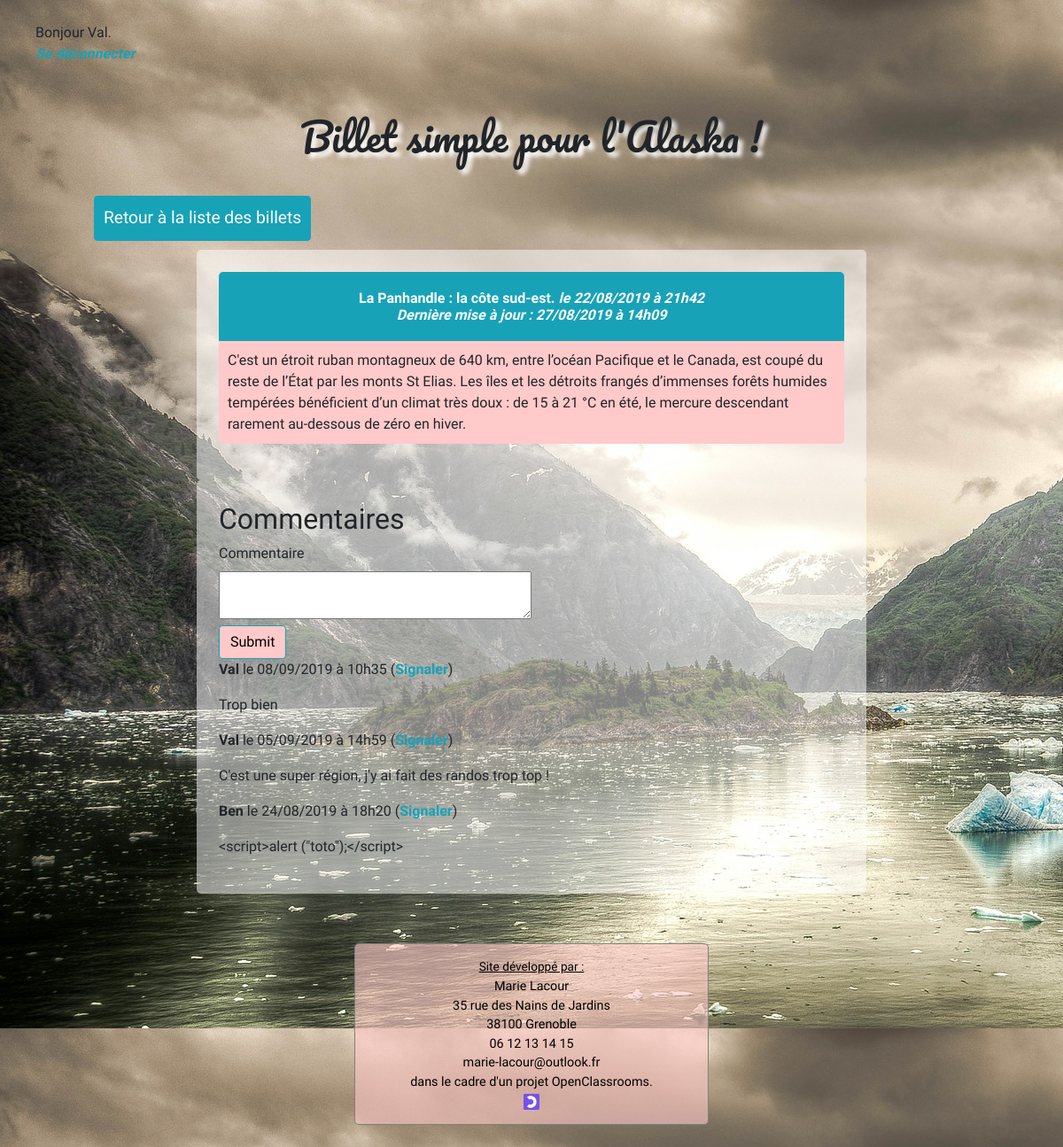
Screenshot of /index.php?action=post&id=18 (signed in) with the database file from the repository.
### tables this page shows
CREATE TABLE IF NOT EXISTS `posts` (
  `id` int(11) NOT NULL AUTO_INCREMENT,
  `title` varchar(255) NOT NULL,
  `content` text NOT NULL,
  `creation_date` datetime NOT NULL,
  `update_date` datetime NOT NULL DEFAULT CURRENT_TIMESTAMP,
  PRIMARY KEY (`id`)
);

CREATE TABLE IF NOT EXISTS `comments` (
  `id` int(11) NOT NULL AUTO_INCREMENT,
  `post_id` int(11) NOT NULL,
  `id_author` int(11) NOT NULL,
  `comment` text NOT NULL,
  `comment_date` datetime NOT NULL,
  `notification` int(11) DEFAULT '0',
  PRIMARY KEY (`id`),
  KEY `deleteComments` (`post_id`)
);

CREATE TABLE IF NOT EXISTS `users` (
  `id` int(11) NOT NULL AUTO_INCREMENT,
  `username` varchar(255) NOT NULL,
  `password` varchar(255) NOT NULL,
  `status` int(11) NOT NULL DEFAULT '0',
  PRIMARY KEY (`id`)
);

### controller/frontend.php (called while the page is built, shortened)
<?php
require_once('model/PostManager.php');
require_once('model/CommentManager.php');
function post() {
    $postManager = new \ML\Blog\Model\PostManager();
    $commentManager = new \ML\Blog\Model\CommentManager();
    $post = $postManager->getPost($_GET['id']);
    $comments = $commentManager->getComments($_GET['id']);
    require('view/frontend/postView.php');
}

### model/PostManager.php (called while the page is built, shortened)
<?php
class PostManager extends \ML\Blog\Model\Manager {
    public function getPost($postId) {
        $db = $this->dbConnect();
        $req = $db->prepare('SELECT id, title, content, DATE_FORMAT(creation_date, \'%d/%m/%Y à %Hh%i\') AS creation_date_fr, DATE_FORMAT(update_date, \'%d/%m/%Y à %Hh%i\') AS update_date_fr FROM posts WHERE id = ?');
        $req->execute(array($postId));
        $post = $req->fetch();
        return $post;
    }
}

### model/CommentManager.php (called while the page is built, shortened)
<?php
class CommentManager extends \ML\Blog\Model\Manager {
    public function getComments($postId) {
        $db = $this->dbConnect();
        $comments = $db->prepare('SELECT comments.id, users.username AS commentWriter, comments.comment, DATE_FORMAT(comments.comment_date, \'%d/%m/%Y à %Hh%i\') AS comment_date_fr FROM comments INNER JOIN users ON comments.id_author = users.id WHERE comments.post_id = ? ORDER BY comments.comment_date DESC');
        $comments->execute(array($postId));
        return $comments;
    }
}

### view/postView.php (the view, shortened to what this page needs)
<h1>Billet simple pour l'Alaska !</h1>
<a class="btn btn-info retourListe" href="index.php">Retour à la liste des billets</a>
<div class="news">
    <h3>
        <?= htmlspecialchars($post['title']); ?>
        <em>le <?= $post['creation_date_fr']; ?>
        <?php if(($post['creation_date_fr']) !== ($post['update_date_fr'])) {
            echo '<br/>Dernière mise à jour : '.($post['update_date_fr']);
        }
        ?></em>
    </h3>
    <?php echo nl2br($post['content']); ?>
</div>
<div class="comments">
    <h2>Commentaires</h2>
    <?php if(isset($_SESSION['id'])) {
        ?>
        <form action="index.php?action=addComment&amp;id=<?= $post['id'] ?>" method="post">
            <div>
                <label for="comment">Commentaire</label><br />
                <textarea id="comment" name="comment"></textarea>
            </div>
            <div>
                <input type="submit" />
            </div>
        </form>
    <?php
    }
    while ($comment = $comments->fetch()) {
    ?>
    <p><strong><?= (htmlspecialchars($comment['commentWriter'])); ?></strong> le <?= $comment['comment_date_fr']; ?>
    <?php
    if(isset($_SESSION['id'])) {
        ?>
        (<a href="index.php?action=notifyComment&amp;id=<?=$comment['id']?>">Signaler</a>)</p>
        <?php
    }
    ?>
    <p><?= nl2br(htmlspecialchars($comment['comment'])); ?></p>
    <?php
    }
    ?>
</div>
<?php require('template.php'); ?>

### public/css/style.css (style rules this page uses)
body { font-family: 'Varela Round', 'Pacifico',sans-serif; background: no-repeat url("../images/alaska.jpg"), url("../images/tracy-arm-fjord-alaska.jpg"), url("../images/skagway-alaska.jpg"), url("../images/ours-alaska.jpg"); margin : 25px; }
h1 { text-align:center; font-family: 'Pacifico'; margin-top: 30px; margin-bottom: 30px; font-size:2.7rem; text-shadow: 5px 5px 5px white; }
.news, .comments { width:75%; margin:auto; padding : 25px; background-color : rgba(255,255,255,0.5); border-radius: 5px; }
a.retourListe { color : white; font-size: 1.2em; padding : 10px; margin:10px; }
h3 { text-align:center; background-color:#17a2b8 ; color:white; font-size:1em; padding: 20px; margin-bottom:0px; font-weight: bold; border-top-right-radius: 5px; border-top-left-radius: 5px; }
.news p, ul, li { background-color:#ffcac9; margin-top:0px; padding : 10px; border-bottom-right-radius: 5px; border-bottom-left-radius: 5px; }
a { text-decoration: none; color: #17a2b8; font-weight: bold; }
input { display: inline-block; font-weight: 400; vertical-align: middle; -webkit-user-select: none; -moz-user-select: none; -ms-user-select: none; user-select: none; background-color: #ffcac9; border: 1px solid #17a2b8; border-top-color: #17a2b8; border-right-color: #17a2b8; border-bottom-color: #17a2b8; border-left-color: #17a2b8; padding: .375rem .75rem; font-size: 1rem; line-height: 1.5; border-radius: .25rem; }
textarea#comment { width:50%; }

### public/css/smallDevicesStyle.css (style rules this page uses)
body { margin : 5px; }
h1 { margin-top: 5px; }
.news { width:100%; padding : 10px; }
.comments { width:100%; padding :10px; }
a.retourListe { font-size: 1em; }
h3 { padding: 5px; }
.news p, ul, li { padding : 5px; }

### public/css/mediumDevicesStyle.css (style rules this page uses)
body { margin : 5px; }
h1 { margin-top: 5px; }
.news { width:95%; }
.comments { width:95%; }
a.retourListe { font-size: 1em; }
h3 { padding: 5px; }
.news p, ul, li { padding : 5px; }
textarea#comment { width:100%; }

### rows the page displays
posts: title "La Panhandle : la côte sud-est.", content "C'est un étroit ruban montagneux de 640 km, entre l’océan Pacifique et le Canada, est coupé du reste de l’État par les monts St Elias. Les îles et les détroits frangés d’immenses forêts humides tempérées bénéficient d’un climat très doux : de 15 à 21 °C en été, le mercure descendant rarement au-dessous de zéro en hiver."
comments: id_author.username "Val", comment_date_fr "08/09/2019 à 10h35", comment "Trop bien"
comments: id_author.username "Val", comment_date_fr "05/09/2019 à 14h59", comment "C'est une super région, j'y ai fait des randos trop top !"
comments: id_author.username "Ben", comment_date_fr "24/08/2019 à 18h20", comment "<script>alert (\"toto\");</script>"

### other values shown
$_SESSION['username'] "Val"
$post['creation_date_fr'] "22/08/2019 à 21h42"
$post['update_date_fr'] "27/08/2019 à 14h09"
